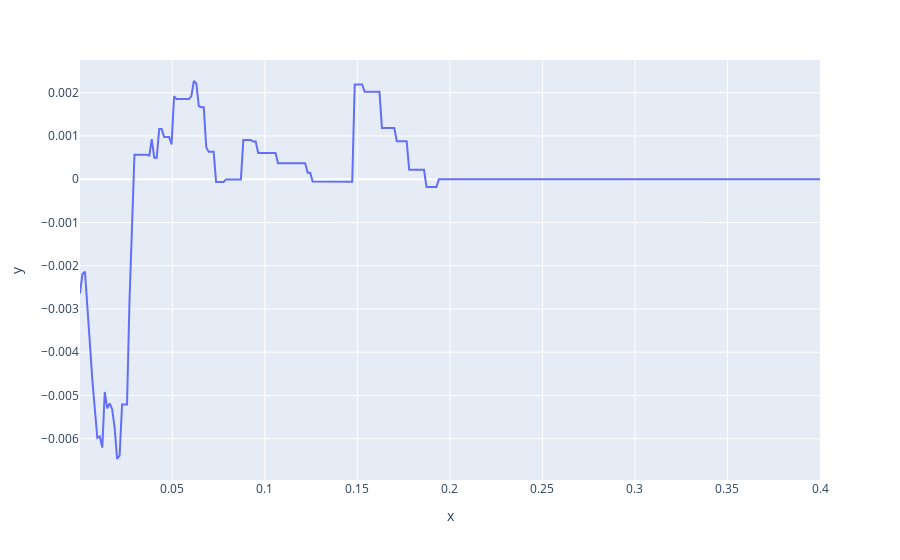

The notebook cell saved with this chart:
### Code cell
# ode = OneHotEncoder(min_frequency=0.01,handle_unknown='infrequent_if_exist')
import plotly.express as px

result_columns = []
search_space = np.linspace(0.0001, 0.4, num=300)
for s in tqdm(search_space):
    p = OneHotEncoder(
        min_frequency=s, handle_unknown="infrequent_if_exist", sparse=False
    )
    ohe_nominal = p.fit_transform(nominal_data)
    ohe_nominal = pd.DataFrame(
        ohe_nominal,
        index=nominal_data.index,
        columns=p.get_feature_names_out(),
    )
    # result_columns.append(len(ohe_nominal.columns))
    corr_ = ohe_nominal.corrwith(final_data.label,method='kendall')
    result_columns.append(corr_.mean())
px.line(
    x=search_space,
    y=result_columns,
)

### Figure 1 — Plotly figure (JSON) as saved in the notebook; plotly's stock layout.template omitted (floating-point values rounded to 4 significant figures; data arrays with more than 128 entries replaced by an {"elided": "..."} marker saying what was removed)
{"data": [{"hovertemplate": "x=%{x}<br>y=%{y}<extra></extra>", "legendgroup": "", "line": {"color": "#636efa", "dash": "solid"}, "marker": {"symbol": "circle"}, "mode": "lines", "name": "", "orientation": "v", "showlegend": false, "type": "scatter", "x": {"elided": "300 float values"}, "xaxis": "x", "y": {"elided": "300 float values"}, "yaxis": "y"}], "layout": {"autosize": true, "legend": {"tracegroupgap": 0}, "margin": {"t": 60}, "xaxis": {"anchor": "y", "autorange": true, "domain": [0, 1], "range": [0.0001, 0.4], "title": {"text": "x"}, "type": "linear"}, "yaxis": {"anchor": "x", "autorange": true, "domain": [0, 1], "range": [-0.006954, 0.002756], "title": {"text": "y"}, "type": "linear"}}}
